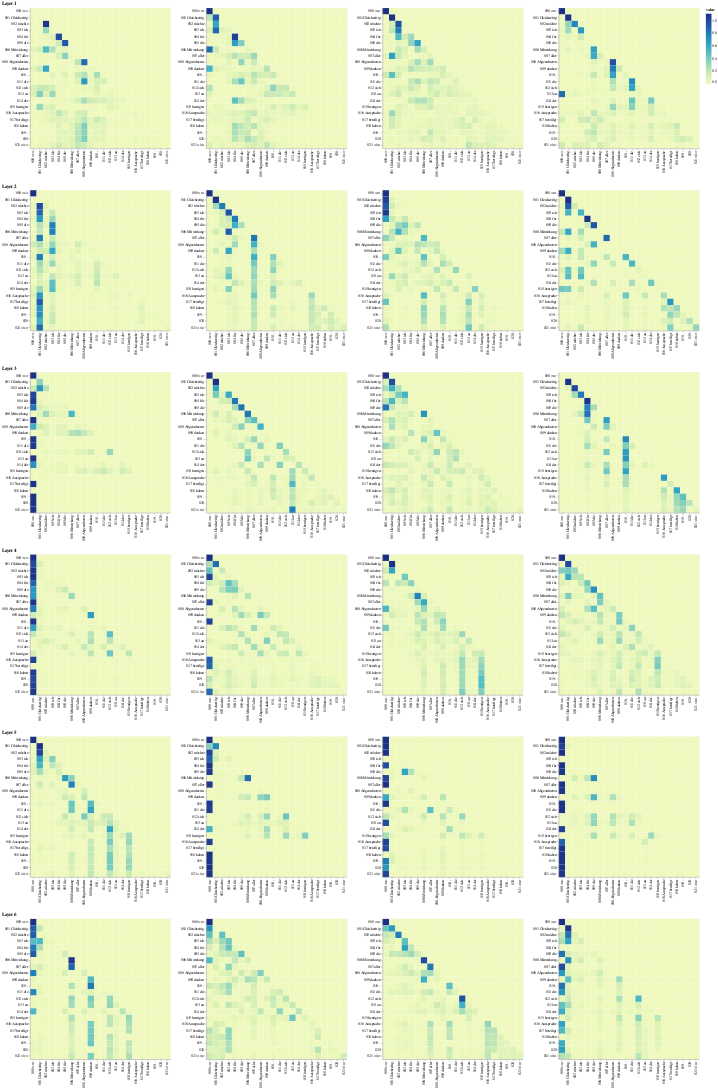

The cell this chart's notebook holds for it:
### Code cell
def viz_decoder_self():
    model, example_data = run_model_example(n_examples=1)
    example = example_data[len(example_data) - 1]

    layer_viz = [
        visualize_layer(
            model,
            layer,
            get_decoder_self,
            len(example[1]),
            example[1],
            example[1],
        )
        for layer in range(6)
    ]
    return alt.hconcat(
        layer_viz[0]
        & layer_viz[1]
        & layer_viz[2]
        & layer_viz[3]
        & layer_viz[4]
        & layer_viz[5]
    )


show_example(viz_decoder_self)

### Figure 1 — Vega-Lite specification as saved in the notebook (floating-point values rounded to 4 significant figures; data arrays with more than 128 entries replaced by an {"elided": "..."} marker saying what was removed)
{"config": {"view": {"continuousWidth": 400, "continuousHeight": 300}}, "hconcat": [{"vconcat": [{"hconcat": [{"data": {"name": "data-f525aefbc1ea7d06f031f7e11b9a0659"}, "mark": "rect", "encoding": {"color": {"field": "value", "type": "quantitative"}, "tooltip": [{"field": "row", "type": "quantitative"}, {"field": "column", "type": "quantitative"}, {"field": "value", "type": "quantitative"}, {"field": "row_token", "type": "nominal"}, {"field": "col_token", "type": "nominal"}], "x": {"axis": {"title": ""}, "field": "col_token", "type": "nominal"}, "y": {"axis": {"title": ""}, "field": "row_token", "type": "nominal"}}, "height": 400, "selection": {"selector054": {"type": "interval", "bind": "scales", "encodings": ["x", "y"]}}, "width": 400}, {"data": {"name": "data-403192faee8608ae10def27c5f381ac8"}, "mark": "rect", "encoding": {"color": {"field": "value", "type": "quantitative"}, "tooltip": [{"field": "row", "type": "quantitative"}, {"field": "column", "type": "quantitative"}, {"field": "value", "type": "quantitative"}, {"field": "row_token", "type": "nominal"}, {"field": "col_token", "type": "nominal"}], "x": {"axis": {"title": ""}, "field": "col_token", "type": "nominal"}, "y": {"axis": {"title": ""}, "field": "row_token", "type": "nominal"}}, "height": 400, "selection": {"selector056": {"type": "interval", "bind": "scales", "encodings": ["x", "y"]}}, "width": 400}, {"data": {"name": "data-cfde6ff0d75efb9f6f276ec06e8d5a7b"}, "mark": "rect", "encoding": {"color": {"field": "value", "type": "quantitative"}, "tooltip": [{"field": "row", "type": "quantitative"}, {"field": "column", "type": "quantitative"}, {"field": "value", "type": "quantitative"}, {"field": "row_token", "type": "nominal"}, {"field": "col_token", "type": "nominal"}], "x": {"axis": {"title": ""}, "field": "col_token", "type": "nominal"}, "y": {"axis": {"title": ""}, "field": "row_token", "type": "nominal"}}, "height": 400, "selection": {"selector058": {"type": "interval", "bind": "scales", "encodings": ["x", "y"]}}, "width": 400}, {"data": {"name": "data-77c096a9b0ca3b34432c00d008af91e2"}, "mark": "rect", "encoding": {"color": {"field": "value", "type": "quantitative"}, "tooltip": [{"field": "row", "type": "quantitative"}, {"field": "column", "type": "quantitative"}, {"field": "value", "type": "quantitative"}, {"field": "row_token", "type": "nominal"}, {"field": "col_token", "type": "nominal"}], "x": {"axis": {"title": ""}, "field": "col_token", "type": "nominal"}, "y": {"axis": {"title": ""}, "field": "row_token", "type": "nominal"}}, "height": 400, "selection": {"selector060": {"type": "interval", "bind": "scales", "encodings": ["x", "y"]}}, "width": 400}]}, {"vconcat": [{"hconcat": [{"data": {"name": "data-5b9c09a0bf782ce3beddb4494d0c1620"}, "mark": "rect", "encoding": {"color": {"field": "value", "type": "quantitative"}, "tooltip": [{"field": "row", "type": "quantitative"}, {"field": "column", "type": "quantitative"}, {"field": "value", "type": "quantitative"}, {"field": "row_token", "type": "nominal"}, {"field": "col_token", "type": "nominal"}], "x": {"axis": {"title": ""}, "field": "col_token", "type": "nominal"}, "y": {"axis": {"title": ""}, "field": "row_token", "type": "nominal"}}, "height": 400, "selection": {"selector062": {"type": "interval", "bind": "scales", "encodings": ["x", "y"]}}, "width": 400}, {"data": {"name": "data-457849e206576e6938fe958e39b61005"}, "mark": "rect", "encoding": {"color": {"field": "value", "type": "quantitative"}, "tooltip": [{"field": "row", "type": "quantitative"}, {"field": "column", "type": "quantitative"}, {"field": "value", "type": "quantitative"}, {"field": "row_token", "type": "nominal"}, {"field": "col_token", "type": "nominal"}], "x": {"axis": {"title": ""}, "field": "col_token", "type": "nominal"}, "y": {"axis": {"title": ""}, "field": "row_token", "type": "nominal"}}, "height": 400, "selection": {"selector064": {"type": "interval", "bind": "scales", "encodings": ["x", "y"]}}, "width": 400}, {"data": {"name": "data-79a71ad0f9226b03000fc63057063451"}, "mark": "rect", "encoding": {"color": {"field": "value", "type": "quantitative"}, "tooltip": [{"field": "row", "type": "quantitative"}, {"field": "column", "type": "quantitative"}, {"field": "value", "type": "quantitative"}, {"field": "row_token", "type": "nominal"}, {"field": "col_token", "type": "nominal"}], "x": {"axis": {"title": ""}, "field": "col_token", "type": "nominal"}, "y": {"axis": {"title": ""}, "field": "row_token", "type": "nominal"}}, "height": 400, "selection": {"selector066": {"type": "interval", "bind": "scales", "encodings": ["x", "y"]}}, "width": 400}, {"data": {"name": "data-6f800ba65727c8a82689fe07d1ad6368"}, "mark": "rect", "encoding": {"color": {"field": "value", "type": "quantitative"}, "tooltip": [{"field": "row", "type": "quantitative"}, {"field": "column", "type": "quantitative"}, {"field": "value", "type": "quantitative"}, {"field": "row_token", "type": "nominal"}, {"field": "col_token", "type": "nominal"}], "x": {"axis": {"title": ""}, "field": "col_token", "type": "nominal"}, "y": {"axis": {"title": ""}, "field": "row_token", "type": "nominal"}}, "height": 400, "selection": {"selector068": {"type": "interval", "bind": "scales", "encodings": ["x", "y"]}}, "width": 400}]}], "title": "Layer 2"}, {"vconcat": [{"hconcat": [{"data": {"name": "data-dc7abba89ea320f36f147cee9747ddd9"}, "mark": "rect", "encoding": {"color": {"field": "value", "type": "quantitative"}, "tooltip": [{"field": "row", "type": "quantitative"}, {"field": "column", "type": "quantitative"}, {"field": "value", "type": "quantitative"}, {"field": "row_token", "type": "nominal"}, {"field": "col_token", "type": "nominal"}], "x": {"axis": {"title": ""}, "field": "col_token", "type": "nominal"}, "y": {"axis": {"title": ""}, "field": "row_token", "type": "nominal"}}, "height": 400, "selection": {"selector070": {"type": "interval", "bind": "scales", "encodings": ["x", "y"]}}, "width": 400}, {"data": {"name": "data-cab586e83c4254ce50f4c483ec0b6326"}, "mark": "rect", "encoding": {"color": {"field": "value", "type": "quantitative"}, "tooltip": [{"field": "row", "type": "quantitative"}, {"field": "column", "type": "quantitative"}, {"field": "value", "type": "quantitative"}, {"field": "row_token", "type": "nominal"}, {"field": "col_token", "type": "nominal"}], "x": {"axis": {"title": ""}, "field": "col_token", "type": "nominal"}, "y": {"axis": {"title": ""}, "field": "row_token", "type": "nominal"}}, "height": 400, "selection": {"selector072": {"type": "interval", "bind": "scales", "encodings": ["x", "y"]}}, "width": 400}, {"data": {"name": "data-67e4c953ab165a31608d0c9edd24fa14"}, "mark": "rect", "encoding": {"color": {"field": "value", "type": "quantitative"}, "tooltip": [{"field": "row", "type": "quantitative"}, {"field": "column", "type": "quantitative"}, {"field": "value", "type": "quantitative"}, {"field": "row_token", "type": "nominal"}, {"field": "col_token", "type": "nominal"}], "x": {"axis": {"title": ""}, "field": "col_token", "type": "nominal"}, "y": {"axis": {"title": ""}, "field": "row_token", "type": "nominal"}}, "height": 400, "selection": {"selector074": {"type": "interval", "bind": "scales", "encodings": ["x", "y"]}}, "width": 400}, {"data": {"name": "data-ee156dc023cb03ecd42a9bebaff17894"}, "mark": "rect", "encoding": {"color": {"field": "value", "type": "quantitative"}, "tooltip": [{"field": "row", "type": "quantitative"}, {"field": "column", "type": "quantitative"}, {"field": "value", "type": "quantitative"}, {"field": "row_token", "type": "nominal"}, {"field": "col_token", "type": "nominal"}], "x": {"axis": {"title": ""}, "field": "col_token", "type": "nominal"}, "y": {"axis": {"title": ""}, "field": "row_token", "type": "nominal"}}, "height": 400, "selection": {"selector076": {"type": "interval", "bind": "scales", "encodings": ["x", "y"]}}, "width": 400}]}], "title": "Layer 3"}, {"vconcat": [{"hconcat": [{"data": {"name": "data-2b78cbb82502e554c10c240af53b2519"}, "mark": "rect", "encoding": {"color": {"field": "value", "type": "quantitative"}, "tooltip": [{"field": "row", "type": "quantitative"}, {"field": "column", "type": "quantitative"}, {"field": "value", "type": "quantitative"}, {"field": "row_token", "type": "nominal"}, {"field": "col_token", "type": "nominal"}], "x": {"axis": {"title": ""}, "field": "col_token", "type": "nominal"}, "y": {"axis": {"title": ""}, "field": "row_token", "type": "nominal"}}, "height": 400, "selection": {"selector078": {"type": "interval", "bind": "scales", "encodings": ["x", "y"]}}, "width": 400}, {"data": {"name": "data-5fe3e29d6e944fddeb3988394669a56f"}, "mark": "rect", "encoding": {"color": {"field": "value", "type": "quantitative"}, "tooltip": [{"field": "row", "type": "quantitative"}, {"field": "column", "type": "quantitative"}, {"field": "value", "type": "quantitative"}, {"field": "row_token", "type": "nominal"}, {"field": "col_token", "type": "nominal"}], "x": {"axis": {"title": ""}, "field": "col_token", "type": "nominal"}, "y": {"axis": {"title": ""}, "field": "row_token", "type": "nominal"}}, "height": 400, "selection": {"selector080": {"type": "interval", "bind": "scales", "encodings": ["x", "y"]}}, "width": 400}, {"data": {"name": "data-e924bf27f834758d250dd821b8de29f9"}, "mark": "rect", "encoding": {"color": {"field": "value", "type": "quantitative"}, "tooltip": [{"field": "row", "type": "quantitative"}, {"field": "column", "type": "quantitative"}, {"field": "value", "type": "quantitative"}, {"field": "row_token", "type": "nominal"}, {"field": "col_token", "type": "nominal"}], "x": {"axis": {"title": ""}, "field": "col_token", "type": "nominal"}, "y": {"axis": {"title": ""}, "field": "row_token", "type": "nominal"}}, "height": 400, "selection": {"selector082": {"type": "interval", "bind": "scales", "encodings": ["x", "y"]}}, "width": 400}, {"data": {"name": "data-1f448a7aae84041ba10f2ab05888ffa3"}, "mark": "rect", "encoding": {"color": {"field": "value", "type": "quantitative"}, "tooltip": [{"field": "row", "type": "quantitative"}, {"field": "column", "type": "quantitative"}, {"field": "value", "type": "quantitative"}, {"field": "row_token", "type": "nominal"}, {"field": "col_token", "type": "nominal"}], "x": {"axis": {"title": ""}, "field": "col_token", "type": "nominal"}, "y": {"axis": {"title": ""}, "field": "row_token", "type": "nominal"}}, "height": 400, "selection": {"selector084": {"type": "interval", "bind": "scales", "encodings": ["x", "y"]}}, "width": 400}]}], "title": "Layer 4"}, {"vconcat": [{"hconcat": [{"data": {"name": "data-167a2f7fbe74c78f5f9ca35596ee2f06"}, "mark": "rect", "encoding": {"color": {"field": "value", "type": "quantitative"}, "tooltip": [{"field": "row", "type": "quantitative"}, {"field": "column", "type": "quantitative"}, {"field": "value", "type": "quantitative"}, {"field": "row_token", "type": "nominal"}, {"field": "col_token", "type": "nominal"}], "x": {"axis": {"title": ""}, "field": "col_token", "type": "nominal"}, "y": {"axis": {"title": ""}, "field": "row_token", "type": "nominal"}}, "height": 400, "selection": {"selector086": {"type": "interval", "bind": "scales", "encodings": ["x", "y"]}}, "width": 400}, {"data": {"name": "data-fff68c6816834058bd309b3ed9a3c269"}, "mark": "rect", "encoding": {"color": {"field": "value", "type": "quantitative"}, "tooltip": [{"field": "row", "type": "quantitative"}, {"field": "column", "type": "quantitative"}, {"field": "value", "type": "quantitative"}, {"field": "row_token", "type": "nominal"}, {"field": "col_token", "type": "nominal"}], "x": {"axis": {"title": ""}, "field": "col_token", "type": "nominal"}, "y": {"axis": {"title": ""}, "field": "row_token", "type": "nominal"}}, "height": 400, "selection": {"selector088": {"type": "interval", "bind": "scales", "encodings": ["x", "y"]}}, "width": 400}, {"data": {"name": "data-44d190d20675362bbd789166cd8ec716"}, "mark": "rect", "encoding": {"color": {"field": "value", "type": "quantitative"}, "tooltip": [{"field": "row", "type": "quantitative"}, {"field": "column", "type": "quantitative"}, {"field": "value", "type": "quantitative"}, {"field": "row_token", "type": "nominal"}, {"field": "col_token", "type": "nominal"}], "x": {"axis": {"title": ""}, "field": "col_token", "type": "nominal"}, "y": {"axis": {"title": ""}, "field": "row_token", "type": "nominal"}}, "height": 400, "selection": {"selector090": {"type": "interval", "bind": "scales", "encodings": ["x", "y"]}}, "width": 400}, {"data": {"name": "data-a2c8184be1ca4f8dc05b7b925df5efab"}, "mark": "rect", "encoding": {"color": {"field": "value", "type": "quantitative"}, "tooltip": [{"field": "row", "type": "quantitative"}, {"field": "column", "type": "quantitative"}, {"field": "value", "type": "quantitative"}, {"field": "row_token", "type": "nominal"}, {"field": "col_token", "type": "nominal"}], "x": {"axis": {"title": ""}, "field": "col_token", "type": "nominal"}, "y": {"axis": {"title": ""}, "field": "row_token", "type": "nominal"}}, "height": 400, "selection": {"selector092": {"type": "interval", "bind": "scales", "encodings": ["x", "y"]}}, "width": 400}]}], "title": "Layer 5"}, {"vconcat": [{"hconcat": [{"data": {"name": "data-72b6aacd96a0b17ae58f681796cd687d"}, "mark": "rect", "encoding": {"color": {"field": "value", "type": "quantitative"}, "tooltip": [{"field": "row", "type": "quantitative"}, {"field": "column", "type": "quantitative"}, {"field": "value", "type": "quantitative"}, {"field": "row_token", "type": "nominal"}, {"field": "col_token", "type": "nominal"}], "x": {"axis": {"title": ""}, "field": "col_token", "type": "nominal"}, "y": {"axis": {"title": ""}, "field": "row_token", "type": "nominal"}}, "height": 400, "selection": {"selector094": {"type": "interval", "bind": "scales", "encodings": ["x", "y"]}}, "width": 400}, {"data": {"name": "data-2801744a44531b393cba497cc8017985"}, "mark": "rect", "encoding": {"color": {"field": "value", "type": "quantitative"}, "tooltip": [{"field": "row", "type": "quantitative"}, {"field": "column", "type": "quantitative"}, {"field": "value", "type": "quantitative"}, {"field": "row_token", "type": "nominal"}, {"field": "col_token", "type": "nominal"}], "x": {"axis": {"title": ""}, "field": "col_token", "type": "nominal"}, "y": {"axis": {"title": ""}, "field": "row_token", "type": "nominal"}}, "height": 400, "selection": {"selector096": {"type": "interval", "bind": "scales", "encodings": ["x", "y"]}}, "width": 400}, {"data": {"name": "data-c54b116f79419857cdc6f3e17d8c4988"}, "mark": "rect", "encoding": {"color": {"field": "value", "type": "quantitative"}, "tooltip": [{"field": "row", "type": "quantitative"}, {"field": "column", "type": "quantitative"}, {"field": "value", "type": "quantitative"}, {"field": "row_token", "type": "nominal"}, {"field": "col_token", "type": "nominal"}], "x": {"axis": {"title": ""}, "field": "col_token", "type": "nominal"}, "y": {"axis": {"title": ""}, "field": "row_token", "type": "nominal"}}, "height": 400, "selection": {"selector098": {"type": "interval", "bind": "scales", "encodings": ["x", "y"]}}, "width": 400}, {"data": {"name": "data-3f8e8fc9f8be31860cfc5cc69103dab6"}, "mark": "rect", "encoding": {"color": {"field": "value", "type": "quantitative"}, "tooltip": [{"field": "row", "type": "quantitative"}, {"field": "column", "type": "quantitative"}, {"field": "value", "type": "quantitative"}, {"field": "row_token", "type": "nominal"}, {"field": "col_token", "type": "nominal"}], "x": {"axis": {"title": ""}, "field": "col_token", "type": "nominal"}, "y": {"axis": {"title": ""}, "field": "row_token", "type": "nominal"}}, "height": 400, "selection": {"selector100": {"type": "interval", "bind": "scales", "encodings": ["x", "y"]}}, "width": 400}]}], "title": "Layer 6"}], "title": "Layer 1"}], "$schema": "https://vega.github.io/schema/vega-lite/v4.17.0.json", "datasets": {"data-f525aefbc1ea7d06f031f7e11b9a0659": {"elided": "484 records"}, "data-403192faee8608ae10def27c5f381ac8": {"elided": "484 records"}, "data-cfde6ff0d75efb9f6f276ec06e8d5a7b": {"elided": "484 records"}, "data-77c096a9b0ca3b34432c00d008af91e2": {"elided": "484 records"}, "data-5b9c09a0bf782ce3beddb4494d0c1620": {"elided": "484 records"}, "data-457849e206576e6938fe958e39b61005": {"elided": "484 records"}, "data-79a71ad0f9226b03000fc63057063451": {"elided": "484 records"}, "data-6f800ba65727c8a82689fe07d1ad6368": {"elided": "484 records"}, "data-dc7abba89ea320f36f147cee9747ddd9": {"elided": "484 records"}, "data-cab586e83c4254ce50f4c483ec0b6326": {"elided": "484 records"}, "data-67e4c953ab165a31608d0c9edd24fa14": {"elided": "484 records"}, "data-ee156dc023cb03ecd42a9bebaff17894": {"elided": "484 records"}, "data-2b78cbb82502e554c10c240af53b2519": {"elided": "484 records"}, "data-5fe3e29d6e944fddeb3988394669a56f": {"elided": "484 records"}, "data-e924bf27f834758d250dd821b8de29f9": {"elided": "484 records"}, "data-1f448a7aae84041ba10f2ab05888ffa3": {"elided": "484 records"}, "data-167a2f7fbe74c78f5f9ca35596ee2f06": {"elided": "484 records"}, "data-fff68c6816834058bd309b3ed9a3c269": {"elided": "484 records"}, "data-44d190d20675362bbd789166cd8ec716": {"elided": "484 records"}, "data-a2c8184be1ca4f8dc05b7b925df5efab": {"elided": "484 records"}, "data-72b6aacd96a0b17ae58f681796cd687d": {"elided": "484 records"}, "data-2801744a44531b393cba497cc8017985": {"elided": "484 records"}, "data-c54b116f79419857cdc6f3e17d8c4988": {"elided": "484 records"}, "data-3f8e8fc9f8be31860cfc5cc69103dab6": {"elided": "484 records"}}}
